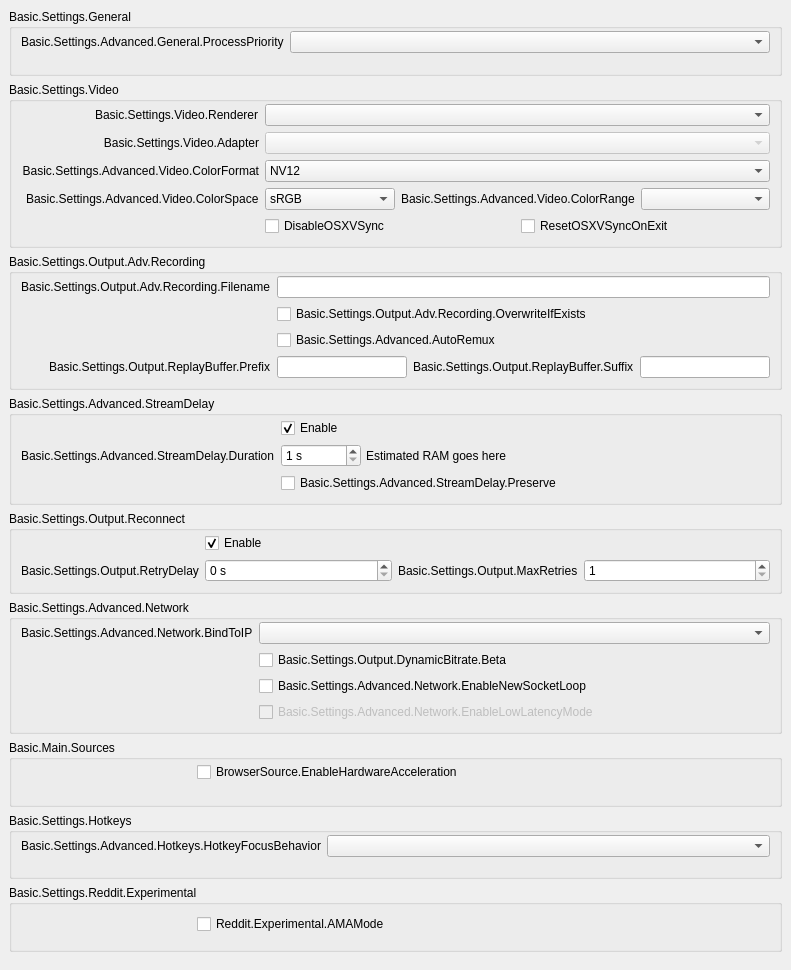
           <widget class="QWidget" name="scrollAreaWidgetContents">
            <property name="geometry">
             <rect>
              <x>0</x>
              <y>0</y>
              <width>791</width>
              <height>970</height>
             </rect>
            </property>
            <layout class="QVBoxLayout" name="verticalLayout_23">
             <property name="leftMargin">
              <number>0</number>
             </property>
             <property name="topMargin">
              <number>0</number>
             </property>
             <property name="rightMargin">
              <number>0</number>
             </property>
             <property name="bottomMargin">
              <number>9</number>
             </property>
             <item>
              <widget class="QWidget" name="widget_11" native="true">
               <layout class="QVBoxLayout" name="verticalLayout_24">
                <item>
                 <widget class="QGroupBox" name="advancedGeneralGroupBox">
                  <property name="title">
                   <string>Basic.Settings.General</string>
                  </property>
                  <layout class="QFormLayout" name="formLayout_22">
                   <property name="fieldGrowthPolicy">
                    <enum>QFormLayout::AllNonFixedFieldsGrow</enum>
                   </property>
                   <property name="labelAlignment">
                    <set>Qt::AlignRight|Qt::AlignTrailing|Qt::AlignVCenter</set>
                   </property>
                   <property name="topMargin">
                    <number>2</number>
                   </property>
                   <item row="0" column="0">
                    <widget class="QLabel" name="processPriorityLabel">
                     <property name="text">
                      <string>Basic.Settings.Advanced.General.ProcessPriority</string>
                     </property>
                     <property name="buddy">
                      <cstring>processPriority</cstring>
                     </property>
                    </widget>
                   </item>
                   <item row="0" column="1">
                    <widget class="QComboBox" name="processPriority"/>
                   </item>
                   <item row="1" column="0">
                    <spacer name="horizontalSpacer_13">
                     <property name="orientation">
                      <enum>Qt::Horizontal</enum>
                     </property>
                     <property name="sizeHint" stdset="0">
                      <size>
                       <width>170</width>
                       <height>0</height>
                      </size>
                     </property>
                    </spacer>
                   </item>
                  </layout>
                 </widget>
                </item>
                <item>
                 <widget class="QGroupBox" name="advancedVideoContainer">
                  <property name="title">
                   <string>Basic.Settings.Video</string>
                  </property>
                  <layout class="QFormLayout" name="formLayout_14">
                   <property name="fieldGrowthPolicy">
                    <enum>QFormLayout::AllNonFixedFieldsGrow</enum>
                   </property>
                   <property name="labelAlignment">
                    <set>Qt::AlignRight|Qt::AlignTrailing|Qt::AlignVCenter</set>
                   </property>
                   <property name="topMargin">
                    <number>2</number>
                   </property>
                   <item row="0" column="0">
                    <widget class="QLabel" name="rendererLabel">
                     <property name="text">
                      <string>Basic.Settings.Video.Renderer</string>
                     </property>
                     <property name="buddy">
                      <cstring>renderer</cstring>
                     </property>
                    </widget>
                   </item>
                   <item row="0" column="1">
                    <widget class="QComboBox" name="renderer">
                     <property name="currentText">
                      <string notr="true"/>
                     </property>
                    </widget>
                   </item>
                   <item row="1" column="0">
                    <widget class="QLabel" name="adapterLabel">
                     <property name="text">
                      <string>Basic.Settings.Video.Adapter</string>
                     </property>
                     <property name="alignment">
                      <set>Qt::AlignRight|Qt::AlignTrailing|Qt::AlignVCenter</set>
                     </property>
                     <property name="buddy">
                      <cstring>adapter</cstring>
                     </property>
                    </widget>
                   </item>
                   <item row="1" column="1">
                    <widget class="QComboBox" name="adapter">
                     <property name="enabled">
                      <bool>false</bool>
                     </property>
                     <property name="currentText">
                      <string notr="true"/>
                     </property>
                    </widget>
                   </item>
                   <item row="2" column="0">
                    <widget class="QLabel" name="label_30">
                     <property name="minimumSize">
                      <size>
                       <width>0</width>
                       <height>0</height>
                      </size>
                     </property>
                     <property name="text">
                      <string>Basic.Settings.Advanced.Video.ColorFormat</string>
                     </property>
                     <property name="alignment">
                      <set>Qt::AlignRight|Qt::AlignTrailing|Qt::AlignVCenter</set>
                     </property>
                     <property name="buddy">
                      <cstring>colorFormat</cstring>
                     </property>
                    </widget>
                   </item>
                   <item row="2" column="1">
                    <widget class="QComboBox" name="colorFormat">
                     <item>
                      <property name="text">
                       <string notr="true">NV12</string>
                      </property>
                     </item>
                     <item>
                      <property name="text">
                       <string notr="true">I420</string>
                      </property>
                     </item>
                     <item>
                      <property name="text">
                       <string>I444</string>
                      </property>
                     </item>
                     <item>
                      <property name="text">
                       <string notr="true">RGB</string>
                      </property>
                     </item>
                    </widget>
                   </item>
                   <item row="4" column="1">
                    <layout class="QHBoxLayout" name="horizontalLayout_18">
                     <property name="leftMargin">
                      <number>0</number>
                     </property>
                     <property name="topMargin">
                      <number>0</number>
                     </property>
                     <property name="rightMargin">
                      <number>0</number>
                     </property>
                     <property name="bottomMargin">
                      <number>0</number>
                     </property>
                     <item>
                      <widget class="QCheckBox" name="disableOSXVSync">
                       <property name="text">
                        <string>DisableOSXVSync</string>
                       </property>
                      </widget>
                     </item>
                     <item>
                      <widget class="QCheckBox" name="resetOSXVSync">
                       <property name="text">
                        <string>ResetOSXVSyncOnExit</string>
                       </property>
                      </widget>
                     </item>
                    </layout>
                   </item>
                   <item row="3" column="1">
                    <layout class="QHBoxLayout" name="horizontalLayout_20">
                     <property name="leftMargin">
                      <number>0</number>
                     </property>
                     <property name="topMargin">
                      <number>0</number>
                     </property>
                     <property name="rightMargin">
                      <number>0</number>
                     </property>
                     <property name="bottomMargin">
                      <number>0</number>
                     </property>
                     <item>
                      <widget class="QComboBox" name="colorSpace">
                       <item>
                        <property name="text">
                         <string notr="true">sRGB</string>
                        </property>
                       </item>
                       <item>
                        <property name="text">
                         <string notr="true">709</string>
                        </property>
                       </item>
                       <item>
                        <property name="text">
                         <string notr="true">601</string>
                        </property>
                       </item>
                      </widget>
                     </item>
                     <item>
                      <widget class="QLabel" name="label_34">
                       <property name="sizePolicy">
                        <sizepolicy hsizetype="Maximum" vsizetype="Preferred">
                         <horstretch>0</horstretch>
                         <verstretch>0</verstretch>
                        </sizepolicy>
                       </property>
                       <property name="text">
                        <string>Basic.Settings.Advanced.Video.ColorRange</string>
                       </property>
                       <property name="buddy">
                        <cstring>colorRange</cstring>
                       </property>
                      </widget>
                     </item>
                     <item>
                      <widget class="QComboBox" name="colorRange"/>
                     </item>
                    </layout>
                   </item>
                   <item row="3" column="0">
                    <widget class="QLabel" name="label_33">
                     <property name="text">
                      <string>Basic.Settings.Advanced.Video.ColorSpace</string>
                     </property>
                     <property name="buddy">
                      <cstring>colorSpace</cstring>
                     </property>
                    </widget>
                   </item>
                   <item row="4" column="0">
                    <spacer name="horizontalSpacer_12">
                     <property name="orientation">
                      <enum>Qt::Horizontal</enum>
                     </property>
                     <property name="sizeHint" stdset="0">
                      <size>
                       <width>170</width>
                       <height>20</height>
                      </size>
                     </property>
                    </spacer>
                   </item>
                  </layout>
                 </widget>
                </item>
                <item>
                 <widget class="QGroupBox" name="groupBox_6">
                  <property name="title">
                   <string>Basic.Settings.Output.Adv.Recording</string>
                  </property>
                  <layout class="QFormLayout" name="formLayout_17">
                   <property name="fieldGrowthPolicy">
                    <enum>QFormLayout::AllNonFixedFieldsGrow</enum>
                   </property>
                   <property name="labelAlignment">
                    <set>Qt::AlignRight|Qt::AlignTrailing|Qt::AlignVCenter</set>
                   </property>
                   <property name="topMargin">
                    <number>2</number>
                   </property>
                   <item row="0" column="0">
                    <widget class="QLabel" name="label_7">
                     <property name="text">
                      <string>Basic.Settings.Output.Adv.Recording.Filename</string>
                     </property>
                     <property name="buddy">
                      <cstring>filenameFormatting</cstring>
                     </property>
                    </widget>
                   </item>
                   <item row="0" column="1">
                    <widget class="QLineEdit" name="filenameFormatting"/>
                   </item>
                   <item row="1" column="1">
                    <widget class="QCheckBox" name="overwriteIfExists">
                     <property name="text">
                      <string>Basic.Settings.Output.Adv.Recording.OverwriteIfExists</string>
                     </property>
                    </widget>
                   </item>
                   <item row="3" column="1">
                    <layout class="QHBoxLayout" name="horizontalLayout_14">
                     <property name="leftMargin">
                      <number>0</number>
                     </property>
                     <property name="topMargin">
                      <number>0</number>
                     </property>
                     <property name="rightMargin">
                      <number>0</number>
                     </property>
                     <property name="bottomMargin">
                      <number>0</number>
                     </property>
                     <item>
                      <widget class="QLineEdit" name="simpleRBPrefix"/>
                     </item>
                     <item>
                      <widget class="QLabel" name="label_58">
                       <property name="text">
                        <string>Basic.Settings.Output.ReplayBuffer.Suffix</string>
                       </property>
                       <property name="buddy">
                        <cstring>simpleRBSuffix</cstring>
                       </property>
                      </widget>
                     </item>
                     <item>
                      <widget class="QLineEdit" name="simpleRBSuffix"/>
                     </item>
                    </layout>
                   </item>
                   <item row="3" column="0">
                    <widget class="QLabel" name="label_57">
                     <property name="text">
                      <string>Basic.Settings.Output.ReplayBuffer.Prefix</string>
                     </property>
                     <property name="buddy">
                      <cstring>simpleRBPrefix</cstring>
                     </property>
                    </widget>
                   </item>
                   <item row="1" column="0">
                    <spacer name="horizontalSpacer_10">
                     <property name="orientation">
                      <enum>Qt::Horizontal</enum>
                     </property>
                     <property name="sizeHint" stdset="0">
                      <size>
                       <width>170</width>
                       <height>20</height>
                      </size>
                     </property>
                    </spacer>
                   </item>
                   <item row="2" column="1">
                    <widget class="QCheckBox" name="autoRemux">
                     <property name="text">
                      <string>Basic.Settings.Advanced.AutoRemux</string>
                     </property>
                    </widget>
                   </item>
                   <item row="2" column="0">
                    <spacer name="horizontalSpacer_16">
                     <property name="orientation">
                      <enum>Qt::Horizontal</enum>
                     </property>
                     <property name="sizeHint" stdset="0">
                      <size>
                       <width>40</width>
                       <height>20</height>
                      </size>
                     </property>
                    </spacer>
                   </item>
                  </layout>
                 </widget>
                </item>
                <item>
                 <widget class="QGroupBox" name="groupBox_5">
                  <property name="title">
                   <string>Basic.Settings.Advanced.StreamDelay</string>
                  </property>
                  <layout class="QFormLayout" name="formLayout_18">
                   <property name="fieldGrowthPolicy">
                    <enum>QFormLayout::AllNonFixedFieldsGrow</enum>
                   </property>
                   <property name="labelAlignment">
                    <set>Qt::AlignRight|Qt::AlignTrailing|Qt::AlignVCenter</set>
                   </property>
                   <property name="topMargin">
                    <number>2</number>
                   </property>
                   <item row="1" column="0">
                    <widget class="QLabel" name="label_56">
                     <property name="text">
                      <string>Basic.Settings.Advanced.StreamDelay.Duration</string>
                     </property>
                     <property name="buddy">
                      <cstring>streamDelaySec</cstring>
                     </property>
                    </widget>
                   </item>
                   <item row="1" column="1">
                    <widget class="QWidget" name="widget_12" native="true">
                     <property name="enabled">
                      <bool>true</bool>
                     </property>
                     <layout class="QHBoxLayout" name="horizontalLayout_13">
                      <property name="spacing">
                       <number>5</number>
                      </property>
                      <property name="leftMargin">
                       <number>0</number>
                      </property>
                      <property name="topMargin">
                       <number>0</number>
                      </property>
                      <property name="rightMargin">
                       <number>0</number>
                      </property>
                      <property name="bottomMargin">
                       <number>0</number>
                      </property>
                      <item>
                       <widget class="QSpinBox" name="streamDelaySec">
                        <property name="enabled">
                         <bool>true</bool>
                        </property>
                        <property name="sizePolicy">
                         <sizepolicy hsizetype="Maximum" vsizetype="Fixed">
                          <horstretch>0</horstretch>
                          <verstretch>0</verstretch>
                         </sizepolicy>
                        </property>
                        <property name="minimumSize">
                         <size>
                          <width>80</width>
                          <height>0</height>
                         </size>
                        </property>
                        <property name="suffix">
                         <string notr="true"> s</string>
                        </property>
                        <property name="minimum">
                         <number>1</number>
                        </property>
                        <property name="maximum">
                         <number>1800</number>
                        </property>
                       </widget>
                      </item>
                      <item>
                       <widget class="QLabel" name="streamDelayInfo">
                        <property name="text">
                         <string notr="true">Estimated RAM goes here</string>
                        </property>
                       </widget>
                      </item>
                     </layout>
                    </widget>
                   </item>
                   <item row="2" column="1">
                    <widget class="QCheckBox" name="streamDelayPreserve">
                     <property name="text">
                      <string>Basic.Settings.Advanced.StreamDelay.Preserve</string>
                     </property>
                    </widget>
                   </item>
                   <item row="0" column="1">
                    <widget class="QCheckBox" name="streamDelayEnable">
                     <property name="text">
                      <string>Enable</string>
                     </property>
                     <property name="checked">
                      <bool>true</bool>
                     </property>
                    </widget>
                   </item>
                   <item row="2" column="0">
                    <spacer name="horizontalSpacer_9">
                     <property name="orientation">
                      <enum>Qt::Horizontal</enum>
                     </property>
                     <property name="sizeHint" stdset="0">
                      <size>
                       <width>170</width>
                       <height>20</height>
                      </size>
                     </property>
                    </spacer>
                   </item>
                  </layout>
                 </widget>
                </item>
                <item>
                 <widget class="QGroupBox" name="groupBox_7">
                  <property name="title">
                   <string>Basic.Settings.Output.Reconnect</string>
                  </property>
                  <layout class="QFormLayout" name="formLayout_19">
                   <property name="fieldGrowthPolicy">
                    <enum>QFormLayout::AllNonFixedFieldsGrow</enum>
                   </property>
                   <property name="labelAlignment">
                    <set>Qt::AlignRight|Qt::AlignTrailing|Qt::AlignVCenter</set>
                   </property>
                   <property name="topMargin">
                    <number>2</number>
                   </property>
                   <item row="0" column="1">
                    <widget class="QCheckBox" name="reconnectEnable">
                     <property name="text">
                      <string>Enable</string>
                     </property>
                     <property name="checked">
                      <bool>true</bool>
                     </property>
                    </widget>
                   </item>
                   <item row="1" column="1">
                    <layout class="QHBoxLayout" name="horizontalLayout_19">
                     <property name="leftMargin">
                      <number>0</number>
                     </property>
                     <property name="topMargin">
                      <number>0</number>
                     </property>
                     <property name="rightMargin">
                      <number>0</number>
                     </property>
                     <property name="bottomMargin">
                      <number>0</number>
                     </property>
                     <item>
                      <widget class="QSpinBox" name="reconnectRetryDelay">
                       <property name="suffix">
                        <string> s</string>
                       </property>
                       <property name="maximum">
                        <number>30</number>
                       </property>
                      </widget>
                     </item>
                     <item>
                      <widget class="QLabel" name="label_22">
                       <property name="sizePolicy">
                        <sizepolicy hsizetype="Maximum" vsizetype="Preferred">
                         <horstretch>0</horstretch>
                         <verstretch>0</verstretch>
                        </sizepolicy>
                       </property>
                       <property name="text">
                        <string>Basic.Settings.Output.MaxRetries</string>
                       </property>
                       <property name="buddy">
                        <cstring>reconnectMaxRetries</cstring>
                       </property>
                      </widget>
                     </item>
                     <item>
                      <widget class="QSpinBox" name="reconnectMaxRetries">
                       <property name="minimum">
                        <number>1</number>
                       </property>
                       <property name="maximum">
                        <number>10000</number>
                       </property>
                      </widget>
                     </item>
                    </layout>
                   </item>
                   <item row="1" column="0">
                    <widget class="QLabel" name="label_17">
                     <property name="text">
                      <string>Basic.Settings.Output.RetryDelay</string>
                     </property>
                     <property name="buddy">
                      <cstring>reconnectRetryDelay</cstring>
                     </property>
                    </widget>
                   </item>
                   <item row="0" column="0">
                    <spacer name="horizontalSpacer_8">
                     <property name="orientation">
                      <enum>Qt::Horizontal</enum>
                     </property>
                     <property name="sizeHint" stdset="0">
                      <size>
                       <width>170</width>
                       <height>20</height>
                      </size>
                     </property>
                    </spacer>
                   </item>
                  </layout>
                 </widget>
                </item>
                <item>
                 <widget class="QGroupBox" name="advNetworkGroupBox">
                  <property name="title">
                   <string>Basic.Settings.Advanced.Network</string>
                  </property>
                  <layout class="QFormLayout" name="formLayout_23">
                   <property name="fieldGrowthPolicy">
                    <enum>QFormLayout::AllNonFixedFieldsGrow</enum>
                   </property>
                   <property name="labelAlignment">
                    <set>Qt::AlignRight|Qt::AlignTrailing|Qt::AlignVCenter</set>
                   </property>
                   <property name="topMargin">
                    <number>2</number>
                   </property>
                   <item row="0" column="0">
                    <widget class="QLabel" name="label_27">
                     <property name="text">
                      <string>Basic.Settings.Advanced.Network.BindToIP</string>
                     </property>
                     <property name="buddy">
                      <cstring>bindToIP</cstring>
                     </property>
                    </widget>
                   </item>
                   <item row="0" column="1">
                    <widget class="QComboBox" name="bindToIP"/>
                   </item>
                   <item row="2" column="1">
                    <widget class="QCheckBox" name="enableNewSocketLoop">
                     <property name="text">
                      <string>Basic.Settings.Advanced.Network.EnableNewSocketLoop</string>
                     </property>
                    </widget>
                   </item>
                   <item row="3" column="1">
                    <widget class="QCheckBox" name="enableLowLatencyMode">
                     <property name="enabled">
                      <bool>false</bool>
                     </property>
                     <property name="text">
                      <string>Basic.Settings.Advanced.Network.EnableLowLatencyMode</string>
                     </property>
                    </widget>
                   </item>
                   <item row="2" column="0">
                    <spacer name="horizontalSpacer_7">
                     <property name="orientation">
                      <enum>Qt::Horizontal</enum>
                     </property>
                     <property name="sizeHint" stdset="0">
                      <size>
                       <width>170</width>
                       <height>1</height>
                      </size>
                     </property>
                    </spacer>
                   </item>
                   <item row="1" column="1">
                    <widget class="QCheckBox" name="dynBitrate">
                     <property name="toolTip">
                      <string>Basic.Settings.Output.DynamicBitrate.TT</string>
                     </property>
                     <property name="text">
                      <string>Basic.Settings.Output.DynamicBitrate.Beta</string>
                     </property>
                    </widget>
                   </item>
                  </layout>
                 </widget>
                </item>
                <item>
                 <widget class="QGroupBox" name="sourcesGroup">
                  <property name="title">
                   <string>Basic.Main.Sources</string>
                  </property>
                  <layout class="QFormLayout" name="formLayout_34">
                   <property name="topMargin">
                    <number>2</number>
                   </property>
                   <item row="0" column="0">
                    <spacer name="horizontalSpacer_15">
                     <property name="orientation">
                      <enum>Qt::Horizontal</enum>
                     </property>
                     <property name="sizeHint" stdset="0">
                      <size>
                       <width>170</width>
                       <height>20</height>
                      </size>
                     </property>
                    </spacer>
                   </item>
                   <item row="0" column="1">
                    <widget class="QCheckBox" name="browserHWAccel">
                     <property name="text">
                      <string>BrowserSource.EnableHardwareAcceleration</string>
                     </property>
                    </widget>
                   </item>
                  </layout>
                 </widget>
                </item>
                <item>
                 <widget class="QGroupBox" name="groupBox_17">
                  <property name="title">
                   <string>Basic.Settings.Hotkeys</string>
                  </property>
                  <layout class="QFormLayout" name="formLayout_33">
                   <property name="labelAlignment">
                    <set>Qt::AlignRight|Qt::AlignTrailing|Qt::AlignVCenter</set>
                   </property>
                   <property name="topMargin">
                    <number>2</number>
                   </property>
                   <item row="0" column="0">
                    <widget class="QLabel" name="label_21">
                     <property name="text">
                      <string>Basic.Settings.Advanced.Hotkeys.HotkeyFocusBehavior</string>
                     </property>
                    </widget>
                   </item>
                   <item row="0" column="1">
                    <widget class="QComboBox" name="hotkeyFocusType"/>
                   </item>
                   <item row="1" column="0">
                    <spacer name="horizontalSpacer_14">
                     <property name="orientation">
                      <enum>Qt::Horizontal</enum>
                     </property>
                     <property name="sizeHint" stdset="0">
                      <size>
                       <width>170</width>
                       <height>0</height>
                      </size>
                     </property>
                    </spacer>
                   </item>
                  </layout>
                 </widget>
                </item>
                <item>
                 <widget class="QGroupBox" name="advRedditGroupBox">
                  <property name="title">
                   <string>Basic.Settings.Reddit.Experimental</string>
                  </property>
                  <layout class="QFormLayout" name="formLayout_8">
                   <item row="0" column="0">
                    <spacer name="horizontalSpacer_27">
                     <property name="orientation">
                      <enum>Qt::Horizontal</enum>
                     </property>
                     <property name="sizeHint" stdset="0">
                      <size>
                       <width>170</width>
                       <height>20</height>
                      </size>
                     </property>
                    </spacer>
                   </item>
                   <item row="0" column="1">
                    <widget class="QCheckBox" name="redditAmaModeCheckBox">
                     <property name="toolTip">
                      <string>Reddit.Experimental.AMAMode.Tooltip</string>
                     </property>
                     <property name="text">
                      <string>Reddit.Experimental.AMAMode</string>
                     </property>
                    </widget>
                   </item>
                  </layout>
                 </widget>
                </item>
               </layout>
              </widget>
             </item>
            </layout>
           </widget>
